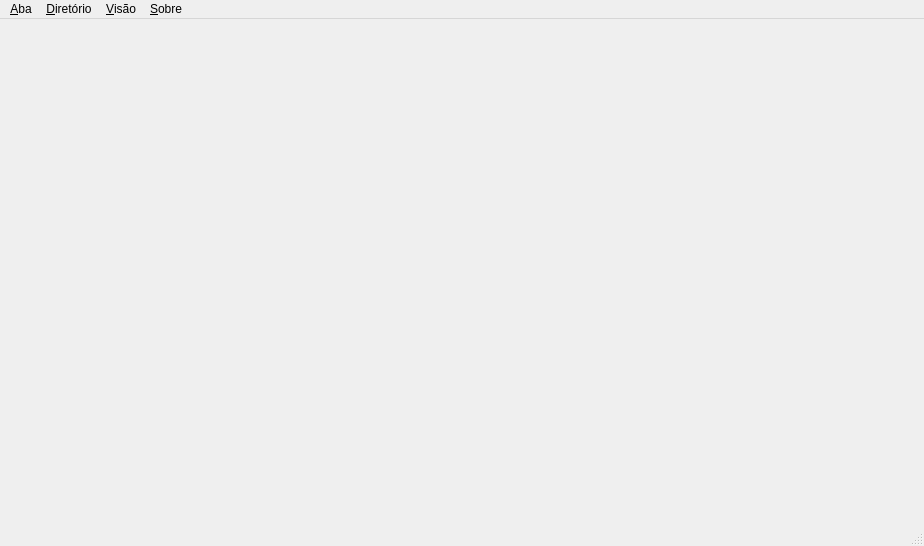
<?xml version="1.0" encoding="UTF-8"?>
<ui version="4.0">
 <class>FrmPrincipal</class>
 <widget class="QMainWindow" name="FrmPrincipal">
  <property name="geometry">
   <rect>
    <x>0</x>
    <y>0</y>
    <width>924</width>
    <height>546</height>
   </rect>
  </property>
  <property name="windowTitle">
   <string>HFSGuardaDiretorio 2.0 - Catalogador de Diretórios</string>
  </property>
  <widget class="QWidget" name="centralWidget"/>
  <widget class="QMenuBar" name="menubar">
   <property name="geometry">
    <rect>
     <x>0</x>
     <y>0</y>
     <width>924</width>
     <height>25</height>
    </rect>
   </property>
   <widget class="QMenu" name="menu_Aba">
    <property name="title">
     <string>&amp;Aba</string>
    </property>
    <addaction name="actionIncluirNovaAba"/>
    <addaction name="actionAlterarNomeAbaAtiva"/>
    <addaction name="actionExcluirAbaAtiva"/>
   </widget>
   <widget class="QMenu" name="menu_Diretorio">
    <property name="title">
     <string>&amp;Diretório</string>
    </property>
    <widget class="QMenu" name="menuExportar_Diretorios_da_Aba_Ativa">
     <property name="title">
      <string>Exportar Diretórios da Aba Ativa</string>
     </property>
     <addaction name="actionTXT"/>
     <addaction name="actionCSV"/>
     <addaction name="actionHTML"/>
     <addaction name="actionXML"/>
     <addaction name="actionSQL"/>
    </widget>
    <addaction name="actionImportarDiretorio"/>
    <addaction name="actionImportarSubDiretorios"/>
    <addaction name="actionCompararDiretorios"/>
    <addaction name="actionCadastrarExtensaoArquivo"/>
    <addaction name="separator"/>
    <addaction name="actionExpandirDiretorios"/>
    <addaction name="actionColapsarDiretorios"/>
    <addaction name="menuExportar_Diretorios_da_Aba_Ativa"/>
    <addaction name="actionImportarDiretoriosViaXML"/>
    <addaction name="actionGravarLogImportacao"/>
   </widget>
   <widget class="QMenu" name="menu_Visao">
    <property name="title">
     <string>&amp;Visão</string>
    </property>
    <addaction name="actionMostrarOcultarArvoreDirAbaAtiva"/>
    <addaction name="actionMostrarOcultarListaItensPesquisados"/>
   </widget>
   <widget class="QMenu" name="menu_Sobre">
    <property name="title">
     <string>&amp;Sobre</string>
    </property>
    <addaction name="actionSobreCatalogador"/>
   </widget>
   <addaction name="menu_Aba"/>
   <addaction name="menu_Diretorio"/>
   <addaction name="menu_Visao"/>
   <addaction name="menu_Sobre"/>
  </widget>
  <widget class="QStatusBar" name="statusbar"/>
  <action name="actionIncluirNovaAba">
   <property name="text">
    <string>Incluir Nova Aba</string>
   </property>
  </action>
  <action name="actionAlterarNomeAbaAtiva">
   <property name="text">
    <string>Alterar Nome da Aba Ativa</string>
   </property>
  </action>
  <action name="actionExcluirAbaAtiva">
   <property name="text">
    <string>Excluir Aba Ativa</string>
   </property>
  </action>
  <action name="actionImportarDiretorio">
   <property name="text">
    <string>Importar Diretório</string>
   </property>
  </action>
  <action name="actionImportarSubDiretorios">
   <property name="text">
    <string>Importar SubDiretórios</string>
   </property>
  </action>
  <action name="actionCompararDiretorios">
   <property name="text">
    <string>Comparar Diretórios</string>
   </property>
  </action>
  <action name="actionCadastrarExtensaoArquivo">
   <property name="text">
    <string>Cadastrar Extensão de Arquivo</string>
   </property>
  </action>
  <action name="actionExpandirDiretorios">
   <property name="text">
    <string>Expandir Diretórios</string>
   </property>
  </action>
  <action name="actionColapsarDiretorios">
   <property name="text">
    <string>Colapsar Diretórios</string>
   </property>
  </action>
  <action name="actionTXT">
   <property name="text">
    <string>TXT</string>
   </property>
  </action>
  <action name="actionCSV">
   <property name="text">
    <string>CSV</string>
   </property>
  </action>
  <action name="actionHTML">
   <property name="text">
    <string>HTML</string>
   </property>
  </action>
  <action name="actionXML">
   <property name="text">
    <string>XML</string>
   </property>
  </action>
  <action name="actionSQL">
   <property name="text">
    <string>SQL</string>
   </property>
  </action>
  <action name="actionImportarDiretoriosViaXML">
   <property name="text">
    <string>Importar Diretórios via XML</string>
   </property>
  </action>
  <action name="actionGravarLogImportacao">
   <property name="checkable">
    <bool>true</bool>
   </property>
   <property name="text">
    <string>Gravar Log da Importação</string>
   </property>
  </action>
  <action name="actionMostrarOcultarArvoreDirAbaAtiva">
   <property name="text">
    <string>Mostrar/Ocultar árvore de diretórios da Aba Ativa</string>
   </property>
  </action>
  <action name="actionMostrarOcultarListaItensPesquisados">
   <property name="text">
    <string>Mostrar/Ocultar lista de itens pesquisados</string>
   </property>
  </action>
  <action name="actionSobreCatalogador">
   <property name="text">
    <string>Sobre o Catalogador</string>
   </property>
  </action>
 </widget>
 <layoutdefault spacing="6" margin="11"/>
 <resources/>
 <connections/>
</ui>
